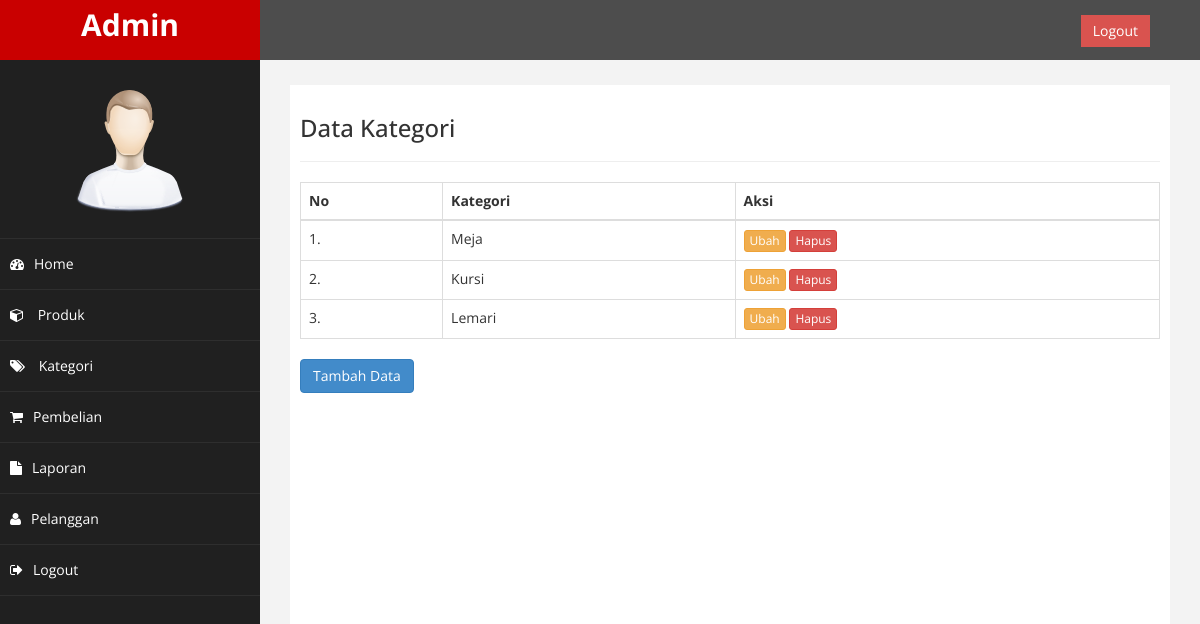
Screenshot of /admin/index.php?halaman=kategori (signed in) with the database file from the repository.
### tables this page shows
CREATE TABLE `kategori` (
  `id_kategori` int(5) NOT NULL,
  `nama_kategori` varchar(100) NOT NULL
);

### admin/kategori.php (the view)
<?php
$semuadata = [];
$ambil = $koneksi->query("SELECT * FROM kategori");
while($tiap = $ambil->fetch_assoc()){
  $semuadata[] = $tiap;
}
?>
<h3>Data Kategori</h3>
<hr>
<table class="table table-bordered">
  <thead>
    <tr>
      <th>No</th>
      <th>Kategori</th>
      <th>Aksi</th>
    </tr>
  </thead>
  <tbody>
    <?php foreach($semuadata as $key => $value): ?>
    <tr>
      <td><?= $key+1; ?>.</td>
      <td><?= $value['nama_kategori']; ?></td>
      <td>
        <a href="" class="btn btn-warning btn-xs">Ubah</a>
        <a href="" class="btn btn-danger btn-xs">Hapus</a>
      </td>
    </tr>
    <?php endforeach; ?>
  </tbody>
</table>
<a href="" class="btn btn-primary">Tambah Data</a>

### admin/assets/css/custom.css (style rules this page uses)
body { font-family: 'Open Sans', sans-serif; }

### rows the page displays
kategori: nama_kategori "Meja"
kategori: nama_kategori "Kursi"
kategori: nama_kategori "Lemari"
